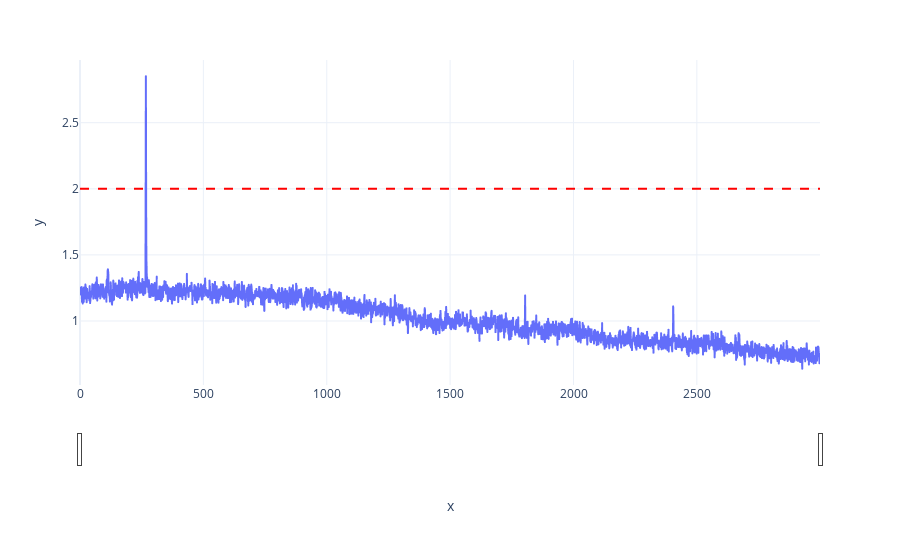

The cell this chart's notebook holds for it:
### Code cell
import plotly.express as px

fig = px.line(plot_dataframe,x='x',y='y',hover_data='probability',template="plotly_white")
fig.update_layout(
            xaxis=dict(rangeslider=dict(visible=True), type="linear"),
        )
fig.add_hline(y=2, line_color="red", line_dash="dash")

### Figure 1 — Plotly figure (JSON) as saved in the notebook; plotly's stock layout.template omitted (floating-point values rounded to 4 significant figures; data arrays with more than 128 entries replaced by an {"elided": "..."} marker saying what was removed)
{"data": [{"customdata": {"elided": "3000x1 float values"}, "hovertemplate": "x=%{x}<br>y=%{y}<br>probability=%{customdata[0]}<extra></extra>", "legendgroup": "", "line": {"color": "#636efa", "dash": "solid"}, "marker": {"symbol": "circle"}, "mode": "lines", "name": "", "showlegend": false, "type": "scattergl", "x": {"elided": "3000 int values"}, "xaxis": "x", "y": {"elided": "3000 float values"}, "yaxis": "y"}], "layout": {"legend": {"tracegroupgap": 0}, "margin": {"t": 60}, "shapes": [{"line": {"color": "red", "dash": "dash"}, "type": "line", "x0": 0, "x1": 1, "xref": "x domain", "y0": 2, "y1": 2, "yref": "y"}], "xaxis": {"anchor": "y", "domain": [0, 1], "rangeslider": {"visible": true}, "title": {"text": "x"}, "type": "linear"}, "yaxis": {"anchor": "x", "domain": [0, 1], "title": {"text": "y"}}}}
